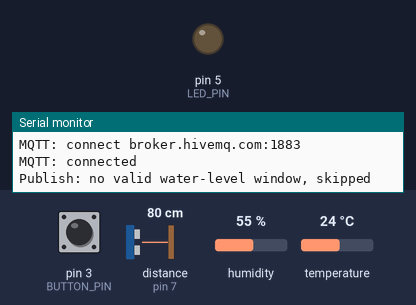
Simulated run of this sketch. Board: Arduino Uno, built with avr-gcc and run on an emulated ATmega328P. Shown: output pins drawn as LEDs (lit = HIGH), the last lines printed to the serial monitor. Wiring (inferred from the names in the program): ultrasonic range finder: trigger pin 6; echo pin 7. Dashed ring = blinking. The test bench sets the inputs (shaded band); at power-on: distance to the obstacle (sensor on pin 7) 80 cm, pin 3 (BUTTON_PIN) HIGH, humidity 55 %, temperature 24 °C. The echo pulse lasts 58.3 µs per cm; WiFi joins after 1.5 s; servers stay silent unless stated; no MQTT or app messages arrive unless stated; pins used as bus, display or sensor lines are not drawn.

Above: at 1.2 s.
1.3 s: distance to the obstacle (sensor on pin 7) set to 2 cm
At 2.12 s:
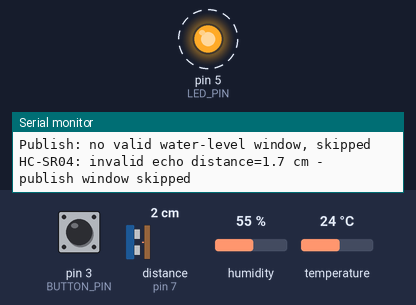
5.0 s: pin 3 (BUTTON_PIN) pulled LOW for 0.15 s
At 6.2 s:
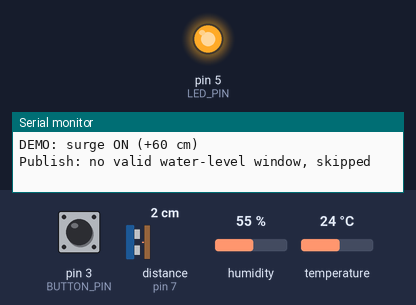
6.6 s: pin 3 (BUTTON_PIN) pulled LOW for 1 s
At 6.97 s:
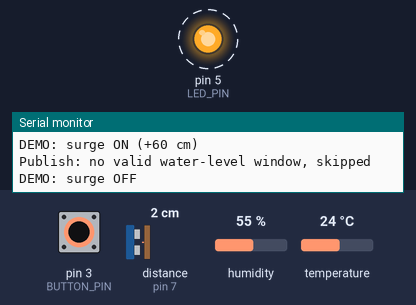
10.1 s: distance to the obstacle (sensor on pin 7) set to 5 cm
Timing chart, 0 to 13.1 s (numbered marks = the images above; inputs shaded):
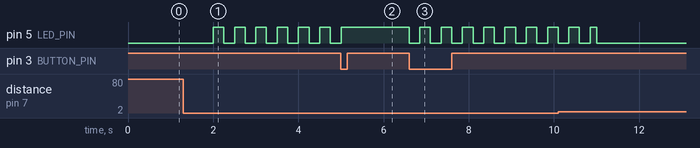

Measured:
- after the input at 1.3 s, pin 5 (LED_PIN): alternates HIGH for 0.25 s and LOW for 0.25 s, starting after 0.70 s
- after the input at 5.0 s, pin 5 (LED_PIN): goes on until 5.0 s, then stays HIGH
- after the input at 6.6 s, pin 5 (LED_PIN): alternates HIGH for 0.25 s and LOW for 0.25 s, starting at once

The sketch:

floodwatch_station.ino
```cpp
/*
  Saqta.kz / FloodWatch — Arduino Uno field station
  -------------------------------------------------
  Publishes water level, rate of rise, air temperature and (optionally)
  rainfall / soil moisture to the Saqta backend over MQTT.

  Hardware
    Arduino Uno R3
    Ethernet W5100 shield (stacked; SPI on D11-D13, W5100 CS on D10)
    HC-SR04 ultrasonic range sensor (TRIG D6, ECHO D7)
    DHT11 or DHT22 (DATA D2, 10k pull-up to 5V)
    Status LED (D5 -> 330 ohm -> GND)

  MQTT
    topic    floodwatch/telemetry/3
    payload  {"station_id":3,"water_level":812.4,"rate_of_rise":3.1,...}
    interval 10 s (PUBLISH_INTERVAL_MS). No timestamp is sent, so the
    backend stamps the reading at receive time.

  Calibration
    distance_cm       = echo_us * 0.0343 / 2        (343 m/s at ~20 C)
    water_level_cm    = STATION_DATUM_OFFSET_CM
                        + SENSOR_MOUNT_HEIGHT_CM
                        - distance_cm

    SENSOR_MOUNT_HEIGHT_CM  tape-measured distance from the sensor face
                            straight down to the riverbed / station zero
                            mark at low water.
    STATION_DATUM_OFFSET_CM local depth -> gauge datum offset. The demo
                            uses 700 so readings land in the seeded range
                            of station 3 (~790-928 cm). Set 0 for a plain
                            depth-above-bed value.

  Wiring and the calibration procedure are documented in ../README.md.
*/

#include <SPI.h>
#include <Ethernet.h>
#include <PubSubClient.h>
#include <DHT.h>

// ---------------------------------------------------------------------------
// Identity and network
// ---------------------------------------------------------------------------
// Station code is the pairing key. Add the same code in the dashboard
// ("Добавить гидропост" -> "Код устройства"), then the station starts
// accepting this device's MQTT messages without recompiling for a DB id.
#define STATION_CODE "arduino-bridge-01"
#define MQTT_TOPIC_PREFIX "saqta/floodwatch/sko-demo"

// Must be unique on the LAN. Last byte matches the station id by convention.
static byte MAC_ADDRESS[] = {0xDE, 0xAD, 0xBE, 0xEF, 0xFE, 0x03};

// 1 = DHCP (recommended), 0 = fixed address below.
#define USE_DHCP 1

#if !USE_DHCP
static IPAddress STATIC_IP(192, 168, 1, 53);
static IPAddress STATIC_DNS(192, 168, 1, 1);
static IPAddress STATIC_GATEWAY(192, 168, 1, 1);
static IPAddress STATIC_SUBNET(255, 255, 255, 0);
#endif
#define DHCP_TIMEOUT_MS 5000UL  // bound DHCP blocking time on every retry

// LAN address of the machine running docker compose. NOT localhost,
// and not the Arduino's own address.
// Public demo broker. Change this and MQTT_TOPIC_PREFIX to a unique namespace
// for your own deployment; they must match backend MQTT_* settings.
static const char MQTT_BROKER[] = "broker.hivemq.com";
#define MQTT_PORT 1883

// ---------------------------------------------------------------------------
// Pins (Uno R3)
// ---------------------------------------------------------------------------
#define SD_CS_PIN 4       // shield microSD CS: keep HIGH (unused)
#define LED_PIN 5         // status LED, active HIGH
#define TRIG_PIN 6        // HC-SR04 trigger
#define ECHO_PIN 7        // HC-SR04 echo (5 V, safe for Uno)
#define DHTPIN 2          // DHT data, 10k pull-up to 5V
#define BUTTON_PIN 3      // demo surge button: D3 -> GND, INPUT_PULLUP

// Change this one line to DHT22 if you use the white sensor.
#define DHT_SENSOR_TYPE DHT11

// Sensor enable flags. Temperature is on; rain/soil are optional and off.
#define TEMPERATURE_SENSOR_ENABLED 1
#define RAIN_SENSOR_ENABLED 0
#define SOIL_SENSOR_ENABLED 0
#define RAIN_ANALOG_PIN A0
#define SOIL_ANALOG_PIN A1

// ---------------------------------------------------------------------------
// Timing (all non-blocking, driven by millis())
// ---------------------------------------------------------------------------
#define SAMPLE_INTERVAL_MS 1000UL
#define PUBLISH_INTERVAL_MS 5000UL
#define SURGE_PUBLISH_INTERVAL_MS 2000UL
#define MQTT_RETRY_MS 5000UL
#define ETHERNET_RETRY_MS 10000UL
#define ETHERNET_CHECK_MS 1000UL
#define DHCP_MAINTAIN_MS 30000UL
#define LED_BLINK_MS 250UL
#define SENSOR_ERROR_PRINT_MS 5000UL
#define ECHO_TIMEOUT_US 30000UL  // ~5 m max round trip

// Demo surge: pressing the button adds a virtual +60 cm over 20 seconds,
// holds it for 90 seconds, then auto-resets. This is explicitly a demo aid:
// it is not a hydrological measurement and is marked in the payload.
#define SURGE_OFFSET_CM 60.0f
#define SURGE_RAMP_MS 20000UL
#define SURGE_HOLD_MS 90000UL
#define SURGE_TOTAL_MS (SURGE_RAMP_MS + SURGE_HOLD_MS)
#define SURGE_RATE_CM_H 12.0f
#define BUTTON_DEBOUNCE_MS 250UL

// ---------------------------------------------------------------------------
// Calibration and plausibility limits
// ---------------------------------------------------------------------------
// Defaults model a bridge sensor 3.5 m above the riverbed. For a tabletop
// demo, lower SENSOR_MOUNT_HEIGHT_CM to the measured gap and adjust
// STATION_DATUM_OFFSET_CM as described in ../README.md.
#define SENSOR_MOUNT_HEIGHT_CM 350.0f
#define STATION_DATUM_OFFSET_CM 700.0f
#define MIN_DISTANCE_CM 3.0f
#define MAX_DISTANCE_CM SENSOR_MOUNT_HEIGHT_CM
#define MIN_WATER_LEVEL_CM 0.0f
#define MAX_WATER_LEVEL_CM 1200.0f
#define MAX_RATE_OF_RISE_CM_H 100.0f

// Rate of rise is computed over RATE_WINDOW_MS, not between 10-second
// publishes: a 10-second derivative is dominated by ultrasonic jitter
// (0.1 cm already reads as 36 cm/h). Changes below the deadband become 0.
#define RATE_DEADBAND_CM 1.0f
#define RATE_WINDOW_MS 300000UL  // 5 minutes
#define SAMPLE_WINDOW 5

// Optional analog sensors: calibrate these for your modules.
#define RAIN_MAX_MM_H 20.0f
#define SOIL_DRY_RAW 520  // ADC value in air (capacitive probe)
#define SOIL_WET_RAW 260  // ADC value in water / saturated soil

#define DEFAULT_TEMPERATURE_C 10.0f
#define DEFAULT_SOIL_MOISTURE_PCT 50.0f

// ---------------------------------------------------------------------------
// Globals
// ---------------------------------------------------------------------------
EthernetClient ethernetClient;
PubSubClient mqttClient(ethernetClient);
DHT dht(DHTPIN, DHT_SENSOR_TYPE);

static char topic[96];
static char statusTopic[96];
static char willPayload[96];
static char onlinePayload[96];

static bool ethernetUp = false;
static bool sensorFault = false;
static bool ledOn = false;
static bool havePublished = false;
static bool surgeActive = false;
static uint32_t surgeStartedMs = 0;
static bool buttonWasPressed = false;
static uint32_t lastButtonMs = 0;

static float samples[SAMPLE_WINDOW];
static uint8_t sampleIndex = 0;
static uint8_t sampleCount = 0;

static float lastRateLevelCm = 0.0f;
static float lastRateCmH = 0.0f;
static uint32_t lastRateMs = 0;

static float lastTemperatureC = DEFAULT_TEMPERATURE_C;
static float lastSoilMoisturePct = DEFAULT_SOIL_MOISTURE_PCT;

static uint32_t lastSampleMs = 0;
static uint32_t lastPublishMs = 0;
static uint32_t lastMqttAttemptMs = 0;
static uint32_t lastEthernetCheckMs = 0;
static uint32_t lastEthernetAttemptMs = 0;
static uint32_t lastDhcpMaintainMs = 0;
static uint32_t lastBlinkMs = 0;
static uint32_t lastSensorErrorMs = 0;

static float averageLevelCm();

// ---------------------------------------------------------------------------
// Network
// ---------------------------------------------------------------------------
static void startEthernet() {
#if USE_DHCP
  Serial.print(F("Ethernet: DHCP"));
  if (Ethernet.begin(MAC_ADDRESS, DHCP_TIMEOUT_MS) == 0) {
    Serial.println(F(" failed"));
    ethernetUp = false;
    return;
  }
  Serial.print(F(", IP "));
#else
  Ethernet.begin(MAC_ADDRESS, STATIC_IP, STATIC_DNS, STATIC_GATEWAY, STATIC_SUBNET);
  Serial.print(F("Ethernet: static IP "));
#endif
  ethernetUp = true;
  Serial.println(Ethernet.localIP());
}

static void maintainEthernet(uint32_t now) {
  if (now - lastEthernetCheckMs < ETHERNET_CHECK_MS) {
    return;
  }
  lastEthernetCheckMs = now;

  if (Ethernet.linkStatus() == LinkOFF) {
    if (ethernetUp) {
      Serial.println(F("Ethernet: link down"));
    }
    ethernetUp = false;
    if (mqttClient.connected()) {
      mqttClient.disconnect();
    }
    return;
  }

  if (!ethernetUp) {
    if (now - lastEthernetAttemptMs < ETHERNET_RETRY_MS) {
      return;
    }
    lastEthernetAttemptMs = now;
    startEthernet();
    return;
  }

#if USE_DHCP
  if (now - lastDhcpMaintainMs >= DHCP_MAINTAIN_MS) {
    lastDhcpMaintainMs = now;
    int rc = Ethernet.maintain();
    if (rc == 1 || rc == 3) {  // renew or rebind failed
      Serial.println(F("Ethernet: DHCP lease lost"));
      ethernetUp = false;
      if (mqttClient.connected()) {
        mqttClient.disconnect();
      }
    } else if (rc == 2 || rc == 4) {  // renewed or rebound successfully
      Serial.print(F("Ethernet: lease renewed, IP "));
      Serial.println(Ethernet.localIP());
    }
  }
#endif
}

static void maintainMqtt(uint32_t now) {
  if (!ethernetUp || mqttClient.connected()) {
    return;
  }
  if (now - lastMqttAttemptMs < MQTT_RETRY_MS) {
    return;
  }
  lastMqttAttemptMs = now;

  char clientId[48];
  snprintf(clientId, sizeof(clientId), "floodwatch-%s", STATION_CODE);

  Serial.print(F("MQTT: connect "));
  Serial.print(MQTT_BROKER);
  Serial.print(F(":"));
  Serial.println(MQTT_PORT);

  // Last Will: the public broker publishes "offline" if this device vanishes.
  if (mqttClient.connect(clientId, nullptr, nullptr, statusTopic, 1, true, willPayload)) {
    Serial.println(F("MQTT: connected"));
    mqttClient.publish(statusTopic, onlinePayload, true);
    lastPublishMs = now - PUBLISH_INTERVAL_MS;  // publish on the next loop
  } else {
    Serial.print(F("MQTT: failed rc="));
    Serial.println(mqttClient.state());
  }
}

// ---------------------------------------------------------------------------
// Water level
// ---------------------------------------------------------------------------
static bool readDistanceCm(float &distanceCm) {
  digitalWrite(TRIG_PIN, LOW);
  delayMicroseconds(2);
  digitalWrite(TRIG_PIN, HIGH);
  delayMicroseconds(10);
  digitalWrite(TRIG_PIN, LOW);

  // pulseIn blocks for at most ECHO_TIMEOUT_US, never for seconds.
  unsigned long durationUs = pulseIn(ECHO_PIN, HIGH, ECHO_TIMEOUT_US);
  if (durationUs == 0) {
    return false;  // echo timeout / sensor disconnected
  }

  distanceCm = durationUs * 0.0343f / 2.0f;  // us -> cm, round trip
  return true;
}

static float levelFromDistance(float distanceCm) {
  return STATION_DATUM_OFFSET_CM + SENSOR_MOUNT_HEIGHT_CM - distanceCm;
}

static float surgeOffsetCm(uint32_t now) {
  if (!surgeActive) {
    return 0.0f;
  }
  uint32_t elapsed = now - surgeStartedMs;
  if (elapsed >= SURGE_RAMP_MS) {
    return SURGE_OFFSET_CM;
  }
  return SURGE_OFFSET_CM * (float)elapsed / (float)SURGE_RAMP_MS;
}

static void updateSurgeButton(uint32_t now) {
  bool pressed = digitalRead(BUTTON_PIN) == LOW;
  if (pressed && !buttonWasPressed && (now - lastButtonMs) >= BUTTON_DEBOUNCE_MS) {
    lastButtonMs = now;
    surgeActive = !surgeActive;
    surgeStartedMs = now;
    lastRateLevelCm = averageLevelCm();
    lastRateMs = now;
    lastRateCmH = 0.0f;
    Serial.println(surgeActive ? F("DEMO: surge ON (+60 cm)") : F("DEMO: surge OFF"));
  }
  buttonWasPressed = pressed;

  if (surgeActive && (now - surgeStartedMs) >= SURGE_TOTAL_MS) {
    surgeActive = false;
    lastRateLevelCm = averageLevelCm();
    lastRateMs = now;
    lastRateCmH = 0.0f;
    Serial.println(F("DEMO: surge auto-reset"));
  }
}

static void sampleWaterLevel(uint32_t now) {
  if (now - lastSampleMs < SAMPLE_INTERVAL_MS) {
    return;
  }
  lastSampleMs = now;

  float distanceCm = 0.0f;
  bool valid = readDistanceCm(distanceCm);
  float levelCm = valid ? levelFromDistance(distanceCm) : 0.0f;

  if (!valid
      || distanceCm < MIN_DISTANCE_CM
      || distanceCm > MAX_DISTANCE_CM
      || levelCm < MIN_WATER_LEVEL_CM
      || levelCm > MAX_WATER_LEVEL_CM) {
    sensorFault = true;
    if (now - lastSensorErrorMs >= SENSOR_ERROR_PRINT_MS) {
      lastSensorErrorMs = now;
      Serial.print(F("HC-SR04: invalid echo"));
      if (valid) {
        Serial.print(F(" distance="));
        Serial.print(distanceCm, 1);
      }
      Serial.println(F(" cm - publish window skipped"));
    }
    return;
  }

  sensorFault = false;
  samples[sampleIndex] = levelCm;
  sampleIndex = (sampleIndex + 1) % SAMPLE_WINDOW;
  if (sampleCount < SAMPLE_WINDOW) {
    sampleCount++;
  }
}

static float averageLevelCm() {
  if (sampleCount == 0) {
    return 0.0f;
  }
  float sum = 0.0f;
  for (uint8_t i = 0; i < sampleCount; i++) {
    sum += samples[i];
  }
  return sum / sampleCount;
}

// ---------------------------------------------------------------------------
// Environmental sensors
// ---------------------------------------------------------------------------
static float readTemperatureC() {
#if TEMPERATURE_SENSOR_ENABLED
  float t = dht.readTemperature();
  if (!isnan(t) && t >= -40.0f && t <= 80.0f) {
    lastTemperatureC = t;
  }
#endif
  return lastTemperatureC;
}

static float readRainfallMmH() {
#if RAIN_SENSOR_ENABLED
  int raw = analogRead(RAIN_ANALOG_PIN);
  // Most analog rain boards output high when dry: invert and scale.
  float rain = (1023.0f - raw) * RAIN_MAX_MM_H / 1023.0f;
  return rain < 0.0f ? 0.0f : rain;
#else
  return 0.0f;
#endif
}

static float readSoilMoisturePct() {
#if SOIL_SENSOR_ENABLED
  int raw = analogRead(SOIL_ANALOG_PIN);
  float pct = (SOIL_DRY_RAW - raw) * 100.0f / (SOIL_DRY_RAW - SOIL_WET_RAW);
  if (pct < 0.0f) {
    pct = 0.0f;
  } else if (pct > 100.0f) {
    pct = 100.0f;
  }
  lastSoilMoisturePct = pct;
#endif
  return lastSoilMoisturePct;
}

// ---------------------------------------------------------------------------
// MQTT payload
// ---------------------------------------------------------------------------
// AVR printf has no float support, so format numbers without %f.
static void formatOneDecimal(char *out, size_t outSize, float value) {
  bool negative = value < 0.0f;
  long scaled = (long)(fabsf(value) * 10.0f + 0.5f);
  if (scaled == 0) {
    negative = false;
  }
  snprintf(out, outSize, "%s%ld.%ld",
           negative ? "-" : "", scaled / 10, scaled % 10);
}

static void publishTelemetry(uint32_t now) {
  uint32_t interval = surgeActive ? SURGE_PUBLISH_INTERVAL_MS : PUBLISH_INTERVAL_MS;
  if (now - lastPublishMs < interval) {
    return;
  }
  lastPublishMs = now;

  if (!ethernetUp || !mqttClient.connected()) {
    Serial.println(F("Publish: MQTT down, skipped"));
    return;
  }
  if (sensorFault || sampleCount < SAMPLE_WINDOW) {
    Serial.println(F("Publish: no valid water-level window, skipped"));
    return;
  }

  float levelCm = averageLevelCm() + surgeOffsetCm(now);
  float temperatureC = readTemperatureC();
  float rainfallMmH = readRainfallMmH();
  float soilPct = readSoilMoisturePct();

  float rateCmH = lastRateCmH;
  if (surgeActive) {
    rateCmH = SURGE_RATE_CM_H;
    lastRateLevelCm = levelCm;
    lastRateMs = now;
    lastRateCmH = rateCmH;
  } else if (!havePublished) {
    lastRateLevelCm = levelCm;
    lastRateMs = now;
  } else if (now - lastRateMs >= RATE_WINDOW_MS) {
    float elapsedHours = (now - lastRateMs) / 3600000.0f;
    float deltaCm = levelCm - lastRateLevelCm;
    rateCmH = (fabsf(deltaCm) >= RATE_DEADBAND_CM && elapsedHours > 0.0f)
                  ? deltaCm / elapsedHours
                  : 0.0f;
    if (rateCmH > MAX_RATE_OF_RISE_CM_H) {
      rateCmH = MAX_RATE_OF_RISE_CM_H;
    } else if (rateCmH < -MAX_RATE_OF_RISE_CM_H) {
      rateCmH = -MAX_RATE_OF_RISE_CM_H;
    }
    lastRateLevelCm = levelCm;
    lastRateMs = now;
    lastRateCmH = rateCmH;
  }

  char levelStr[12];
  char rateStr[12];
  char rainStr[12];
  char tempStr[12];
  char soilStr[12];
  formatOneDecimal(levelStr, sizeof(levelStr), levelCm);
  formatOneDecimal(rateStr, sizeof(rateStr), rateCmH);
  formatOneDecimal(rainStr, sizeof(rainStr), rainfallMmH);
  formatOneDecimal(tempStr, sizeof(tempStr), temperatureC);
  formatOneDecimal(soilStr, sizeof(soilStr), soilPct);

  char payload[220];
  int written = snprintf(
      payload, sizeof(payload),
      "{\"station_code\":\"%s\",\"water_level\":%s,\"rate_of_rise\":%s,"
      "\"rainfall\":%s,\"temperature\":%s,\"soil_moisture\":%s,"
      "\"demo_surge\":%d}",
      STATION_CODE, levelStr, rateStr, rainStr, tempStr, soilStr,
      surgeActive ? 1 : 0);
  if (written < 0 || (size_t)written >= sizeof(payload)) {
    Serial.println(F("Publish: payload buffer too small"));
    return;
  }

  if (!mqttClient.publish(topic, payload)) {
    Serial.println(F("Publish: MQTT publish failed"));
    return;
  }

  Serial.print(F("Published "));
  Serial.print(topic);
  Serial.print(F(" "));
  Serial.println(payload);

  havePublished = true;
}

// ---------------------------------------------------------------------------
// Status LED: off when healthy, blinking on sensor fault
// ---------------------------------------------------------------------------
static void updateLed(uint32_t now) {
  if (!ethernetUp) {
    if (ledOn) {
      digitalWrite(LED_PIN, LOW);
      ledOn = false;
    }
    return;
  }

  if (surgeActive) {
    if (!ledOn) {
      digitalWrite(LED_PIN, HIGH);
      ledOn = true;
    }
    return;
  }

  if (!sensorFault) {
    if (ledOn) {
      digitalWrite(LED_PIN, LOW);
      ledOn = false;
    }
    return;
  }

  if (now - lastBlinkMs < LED_BLINK_MS) {
    return;
  }
  lastBlinkMs = now;
  ledOn = !ledOn;
  digitalWrite(LED_PIN, ledOn ? HIGH : LOW);
}

// ---------------------------------------------------------------------------
// Arduino entry points
// ---------------------------------------------------------------------------
void setup() {
  Serial.begin(115200);

  pinMode(LED_PIN, OUTPUT);
  digitalWrite(LED_PIN, LOW);
  pinMode(TRIG_PIN, OUTPUT);
  pinMode(ECHO_PIN, INPUT);
  pinMode(BUTTON_PIN, INPUT_PULLUP);
  pinMode(SD_CS_PIN, OUTPUT);
  digitalWrite(SD_CS_PIN, HIGH);  // deselect unused shield microSD

#if TEMPERATURE_SENSOR_ENABLED
  dht.begin();
#endif

  snprintf(topic, sizeof(topic), "%s/telemetry/%s", MQTT_TOPIC_PREFIX, STATION_CODE);
  snprintf(statusTopic, sizeof(statusTopic), "%s/status/%s", MQTT_TOPIC_PREFIX, STATION_CODE);
  snprintf(willPayload, sizeof(willPayload),
           "{\"station_code\":\"%s\",\"state\":\"offline\"}", STATION_CODE);
  snprintf(onlinePayload, sizeof(onlinePayload),
           "{\"station_code\":\"%s\",\"state\":\"online\"}", STATION_CODE);

  Serial.println();
  Serial.println(F("Saqta.kz FloodWatch station"));
  Serial.print(F("Station code: "));
  Serial.println(STATION_CODE);
  Serial.print(F("Topic: "));
  Serial.println(topic);
  Serial.print(F("Status topic: "));
  Serial.println(statusTopic);
  Serial.print(F("Broker: "));
  Serial.print(MQTT_BROKER);
  Serial.print(F(":"));
  Serial.println(MQTT_PORT);

  mqttClient.setServer(MQTT_BROKER, MQTT_PORT);
  // 5 s keepalive lets the broker publish the Last Will within ~8-15 s.
  mqttClient.setKeepAlive(5);
  // Bound the CONNACK wait so a half-open broker cannot stall sampling.
  mqttClient.setSocketTimeout(5);

  startEthernet();

  // Try MQTT immediately, then every MQTT_RETRY_MS.
  lastMqttAttemptMs = millis() - MQTT_RETRY_MS;
  lastPublishMs = millis();
  lastDhcpMaintainMs = millis();
  lastSensorErrorMs = millis() - SENSOR_ERROR_PRINT_MS;
}

void loop() {
  uint32_t now = millis();

  maintainEthernet(now);
  maintainMqtt(now);

  if (mqttClient.connected()) {
    mqttClient.loop();  // keepalive, incoming packets
  }

  updateSurgeButton(now);
  sampleWaterLevel(now);
  publishTelemetry(now);
  updateLed(now);
}
```
